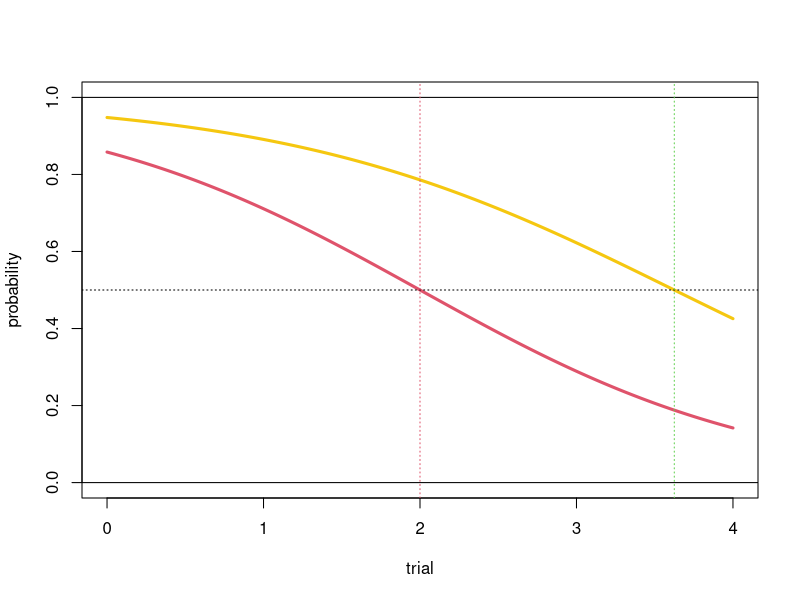

The R source for this figure: (Note: this script raises an error after producing the figure.)
# Details ---------------------------------------------------------------
#       AUTHOR:	James Foster              DATE: 2023 04 26
#     MODIFIED:	James Foster              DATE: 2023 09 24
#
#  DESCRIPTION: Toy example of a binomial experiment spread over 4 trials
#               with consistent individual biases
#               
#       INPUTS: Starting parameters for the simulation
#               file to load.
#               
#      OUTPUTS: Saves model summary
#
#	   CHANGES: - 
#
#   REFERENCES: Bates D., Maechler M., Bolker B. & Walker S. (2015). 
#               Fitting Linear Mixed-Effects Models Using lme4.
#               Journal of Statistical Software, 67(1), 1-48. doi:10.18637/jss.v067.i01.
# 
#       USAGE:  
#TODO   ---------------------------------------------
#TODO   
#- Set up simulation
#- Test analysis
#- Individual slopes
#- Plotting
#- Nonlinear version?



# Load packages -----------------------------------------------------------
require(lme4)#package for modelling linear "mixed-effects" models
# mixed-effects models include a mixture of both population and group-level effects
# a population effect could be a change in probability proportional to some measured variable
# a group effect could a bias specific to some group, e.g. all trials by the same animal


# Seed random number generator --------------------------------------------
#simulation should be repeatable
set.seed(20230426)# date this script was started

# Starting parameters -----------------------------------------------------
n_indiv = 40 # total individuals
n_trials = 4 # trials per individual
n_treat = 2 # number of treatments (different individuals)

dt_sim = data.frame(indiv = sort(rep(x = 1:n_indiv, 
                                     times = n_trials)), #n_indiv each perform n_trials, sort by indiv number
                    treat = rep(x = sapply(X = 1:n_treat,
                                           FUN = rep,
                                           times = n_trials), #there are n treatments, shared equally across n_indiv
                                times = n_indiv/n_trials),
                    trial = rep(x = 1:n_trials,
                                times = n_indiv) #each indiv performs trials 1 to n
                    )

# Simulate curve -----------------------------------------------------------
zero_crossing = 2#  probability for treatment 1 would reach 0.5 on the 5th trial
pop_trial_slope = -0.9 #change in log odds with every trial
pop_treat_slope = 1.10 #change in log odds with treatment 2 (tripled odds ≈ exp(1.1))
pop_treat_trial_slope = 0.1 #change in trial effect with treatment 2
pop_intercept = -zero_crossing*pop_trial_slope # set intercept to match zero crossing (inflection point of sigmoid)
ind_intercept_sd = 1.0 #standard deviation of individual intercepts (log odds)
ind_trial_sd = 0.5 #standard deviation of individual trial slopes
residual_sd = 0.10#small source of unnaccounted error
# ind_treat_sd = 0.1 #standard deviation of individual treatment slopes #indistinguishable from intercept
ind_intercepts = rnorm(n = 1:n_indiv,
                       mean = 0,
                       sd = ind_intercept_sd)
ind_trial_bias = rnorm(n = 1:n_indiv,
                       mean = 0,
                       sd = ind_trial_sd)
#simulate continuous trial sequence
xx = seq(from  = 0, to  = n_trials, length.out = 1e3)
#simulate log odds for treatment 1
yy_lodds = pop_trial_slope*xx + pop_intercept 
#convert to average choice probability
yy_prob = plogis(yy_lodds)
#convert to probability
#simulate log odds for treatment 2
yy_lodds2 = (pop_trial_slope + pop_treat_trial_slope)*xx + 
              pop_intercept +pop_treat_slope
#convert to average choice probability
yy_prob2 = plogis(yy_lodds2)

#plot function
plot(x = xx, 
     y = yy_prob,
     ylim = c(0,1),
     type = 'l',
     col = 2,
     lwd = 3,
     ylab = 'probability',
     xlab = 'trial')
lines(x = xx,
      y = yy_prob2,
      col = 7,
      lwd = 3)
abline(h = c(1,0.5,0),
       lty = c(1,3,1))
abline(v = c(zero_crossing, #original p(50%)
             -(pop_intercept + pop_treat_slope) / 
               (pop_trial_slope + pop_treat_trial_slope)), #treatment 2 p(50%)
       lty = 3,
       col = c(2,3))


# . Generate simulated data -----------------------------------------------

#Make an empty vector
response_y = rep(x = NA,
                 length = n_indiv * n_treat * n_trials)

dt_sim = within(dt_sim,
              {
                 #each data point is generated from the animal's intercept
                 #plus the effect of treatment
                 #plus the effect of successive trials
                 #plus the animal's response (slope) to changing treatment
                 #scaled by the effect of successive trials
                 #plus a small additional source or error
                 
                 #WIP SOMETHING IS WRONG HERE
                 response_y = pop_intercept + ind_intercepts[indiv] +
                    (treat - 1) * pop_treat_slope +
                    (trial - 1) * pop_trial_slope + ind_trial_bias[indiv] +
                    (trial - 1) * pop_treat_trial_slope +
                    rnorm(n = n_indiv * n_treat * n_trials,
                          mean = 0,
                          sd = residual_sd)
              }
              )
#Loop through experiment design and generate theoretical response
for (ii in 1:length(response_y))
{
   #each data point is generated from the animal's intercept
   #plus the effect of treatment
   #plus the effect of successive trials
   #plus the animal's response (slope) to changing treatment
   #scaled by the effect of successive trials
   #plus a small additional source or error
   response_y[ii] = ind_intercepts[animal[ii]] +
      (stype[ii] - 1) * type_mean +
      (slope_animal[animal[ii]] +
          (stype[ii] - 1) * type_slope * type_animal[animal[ii]]) * stimulus[ii] +
      rnorm(n = 1,
            mean = 0,
            sd = residual_sd)
}
#convert to binomial
correct_incorrect = rbinom(n = length(response_y),
                           size = 1,
                           prob = plogis(q = response_y - mean(response_y)) )


# Combine this into a single data.frame format object,
# with the experimental design and the measured response data
sim_data = data.frame(
   correct_incorrect = correct_incorrect,
   animal = LETTERS[animal],
   #animal names will now be capital letters
   stimulus = stimulus,
   type = factor(stype,
                 labels = c('alpha',
                            'beta'))
)
View(sim_data)


# Load packages required for mixed-effects modelling ----------------------
require(lme4)
# Fit a generalised linear model ------------------------------------------

#set some useful optimiser settings for models with many paramters
ctrl_opt = glmerControl(optimizer = 'bobyqa') #efficient optimiser for models with many parameters

#Maximal model with random intercepts for individuals
glmm.max = glmer(formula = correct_incorrect~
                    stimulus * type +
                    (1 + stimulus * type | animal),
                 data = dta,
                 control = ctrl_opt,
                 family = binomial(link = 'logit')
)
#boundary (singular) fit: see ?isSingular
#Some random effects are too small to estimate properly, common warning
#Null model, with only random effects
glmm.null = glmer(formula = correct_incorrect~
                     1 + (1|animal),
                  data = dta,
                  family = binomial(link = 'logit')
)
# Model comparison --------------------------------------------------------
#To prove any fixed effects, the mixed-effects model has to
#describe the data better than the random effects model alone.
extractAIC(glmm.max)[2]#2nd component is the AIC, 1st is the d.f.
extractAIC(glmm.null)[2]
#If AIC is lower for the maximal model, then the maximal model fits
# 685.9584 < 3587.245
#We can also perform a likelihood ratio test, confusingly called "anova"
anova(glmm.max, glmm.null, test = 'Chisq')
#This gives the same answer as the AIC, but the difference can be reported with
#a test statistic and p-value
##           npar    AIC    BIC  logLik deviance  Chisq Df Pr(>Chisq)
## glmm.null    2 3587.2 3599.1 -1791.62   3583.2                         
## glmm.max    14  686.0  769.1  -328.98    658.0 2925.3 12  < 2.2e-16 ***

#report:
#change in deviance = 2925.3 
#change in degrees of freedom = 12
# p < 2.2e-16 (the smallest number the computer can think of)
